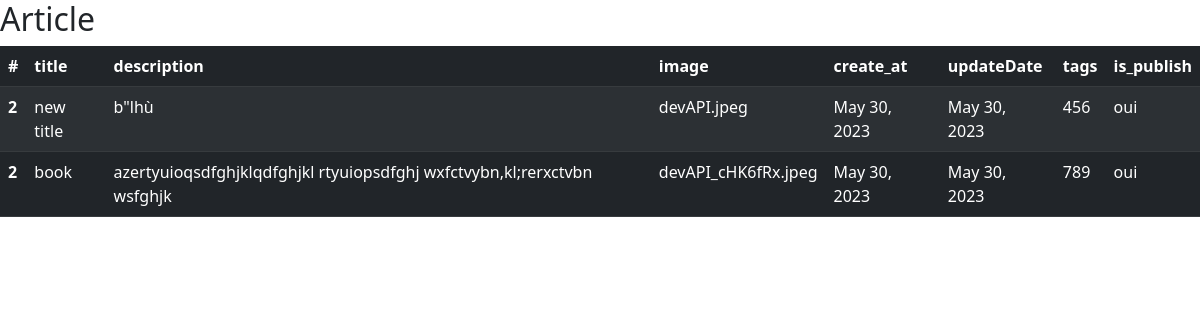
The app's page /art with its own data.
### Blog/models.py (models this page shows)
class Articles(models.Model):
    title = models.CharField(max_length=100)
    description = models.TextField()
    auteur = models.CharField(max_length=100)
    image = models.ImageField(max_length=255)
    create_at = models.DateField(auto_now_add=True)
    updateDate = models.DateField(auto_now_add=True)
    tags = models.CharField(max_length=100)
    is_published = models.BooleanField(default=False)

### Blog/views.py (the view)
# urls.py: path('art', views.art)
def art(request):
    Art  = Articles.objects.all()
    return render(request,'blog/art.html',{'Art':Art})

### Blog/templates/blog/art.html (shortened to what this page needs)
<!DOCTYPE html>
<html lang="en">
<head>
    <link href="https://cdn.jsdelivr.net/npm/bootstrap@5.3.0-alpha3/dist/css/bootstrap.min.css" rel="stylesheet">
</head>
<body>
    <h2>Article</h2>
<table class="table table-dark table-striped">
    <thead>
        <tr>
            <th scope="col">#</th>
            <th>title</th>
            <th>description</th>
            <th>image</th>
            <th>create_at</th>
            <th>updateDate</th>
            <th>tags</th>
            <th>is_publish</th>
        </tr>
    </thead>
    <tbody>
        {% for Art in Art %}
        <tr>
            <th scope="row">2</th>
            <td>
                {{ Art.title}}
            </td>
            <td>
                {{ Art.description}}
            </td>
            <td>
                {{ Art.image}}
            </td>
            <td>
                {{ Art.create_at}}
            </td>
            <td>
                {{ Art.updateDate}}
            </td>
            <td>
                {{ Art.tags}}
            </td>
            {% if Art.is_published %}
                <td>oui</td>
            {% else %}
                <td>nom</td>
            {% endif %}
        </tr>
        {% endfor %}
    </tbody>
</table>
</body>
</html>

### records on screen
Articles: title "new title", description "b\"lhù", image "devAPI.jpeg", create_at "May 30, 2023", updateDate "May 30, 2023", tags "456", is_published "oui"
Articles: title "book", description "azertyuioqsdfghjklqdfghjkl rtyuiopsdfghj wxfctvybn,kl;rerxctvbn wsfghjk", image "devAPI_cHK6fRx.jpeg", create_at "May 30, 2023", updateDate "May 30, 2023", tags "789", is_published "oui"
